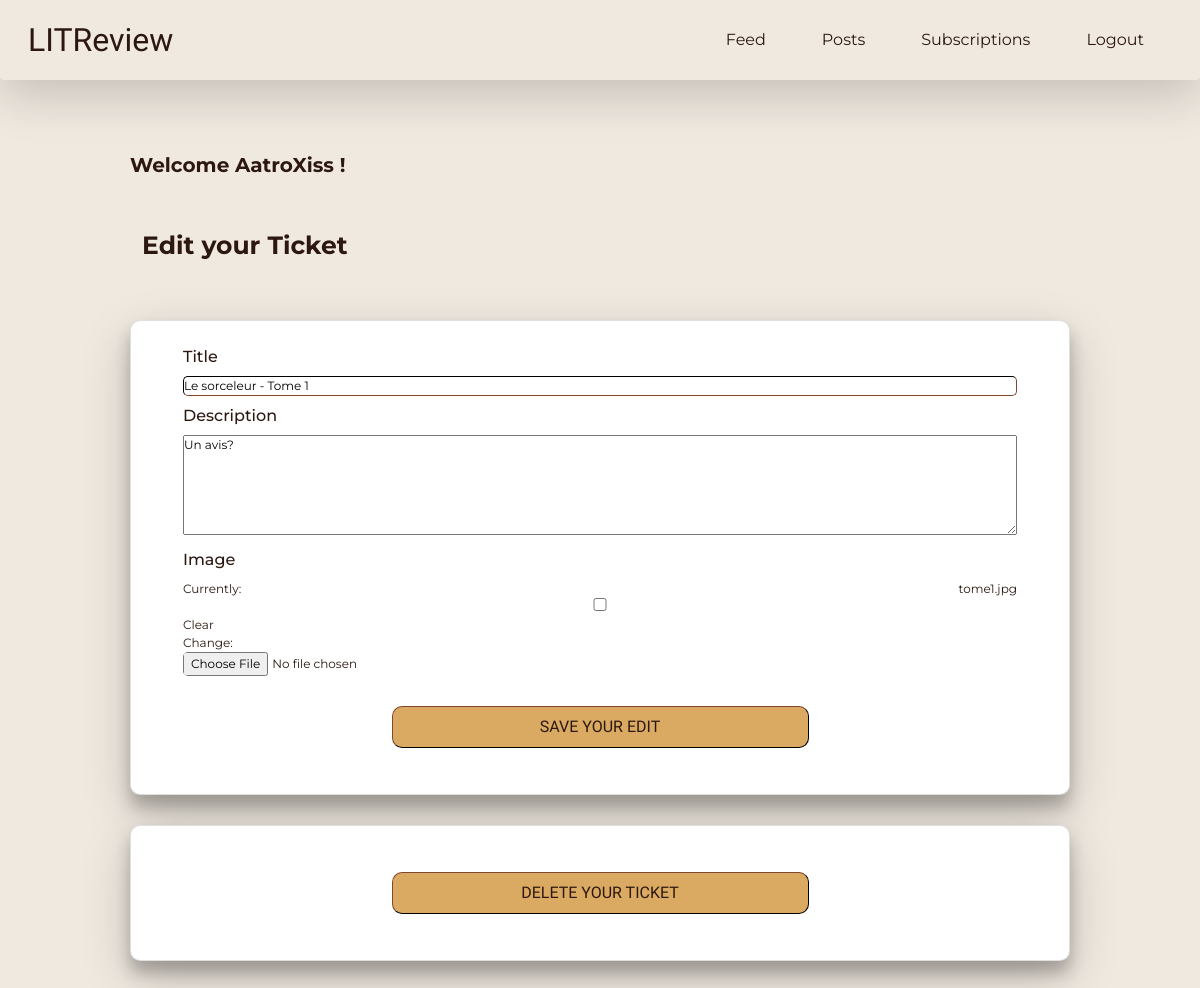
Screenshot of /10/edit_ticket (signed in) with the database file from the repository.
### authentication/models.py (models this page shows)
class User(AbstractUser):
    profile_photo = models.ImageField()

### app/models.py (models this page shows, shortened)
class Ticket(models.Model):
    title = models.CharField(max_length=128)
    description = models.TextField(max_length=2048, blank=True)
    user = models.ForeignKey(to=settings.AUTH_USER_MODEL,
                             on_delete=models.CASCADE)
    image = models.ImageField(null=True, blank=True)
    time_created = models.DateTimeField(auto_now_add=True)
    IMAGE_MAX_SIZE = (157, 250)

### app/views.py (the view, shortened to what this page needs)
# urls.py: path('<int:ticket_id>/edit_ticket', app.views.edit_ticket,
@login_required
def edit_ticket(request, ticket_id):
    ticket = get_object_or_404(Ticket, id=ticket_id)
    edit_ticket = TicketForm(instance=ticket)
    delete_ticket = DeleteTicketForm()
    print(request.POST)
    context = {
        'edit_ticket': edit_ticket,
        'delete_ticket': delete_ticket,
    }
    return render(request, 'app/edit_ticket.html', context=context)

### app/forms.py
class TicketForm(forms.ModelForm):
    edit_ticket = forms.BooleanField(widget=forms.HiddenInput(), initial=True)
    class Meta:
        model = models.Ticket
        fields = ['title', 'description', 'image']

class DeleteTicketForm(forms.Form):
    delete_ticket = forms.BooleanField(widget=forms.HiddenInput,
                                       initial=True)

### app/templates/app/edit_ticket.html (shortened to what this page needs)
{% extends 'base.html' %}
{% block content %}
<div class="container sub-container">
    <div class="row">
        <h2 class="card-headline">Edit your Ticket</h2>
    </div>
</div>
<div class="container sub-container">
    <div class="row">
        <div class="card card-sub">
            <div class="card-body">
                <form method="post" enctype="multipart/form-data">
                    <div class="container">
                        <h6>Title</h6>
                        {{ edit_ticket.title }}
                        <h6>Description</h6>
                        {{edit_ticket.description}}
                        <h6>Image</h6>
                        {{ edit_ticket.image }}
                    </div>
                    <div class="container center">
                        <button type="edit_ticket" class="btn-hp">Save your edit</button>
                    </div>
                </form>
            </div>
        </div>
    </div>
</div>
<div class="container">
    <div class="row">
        <div class="card card-sub">
            <div class="card-body">
                <form method="post">
                    <div class="container center">
                        <button type="delete_ticket" class="btn-hp">Delete your ticket </button>
                    </div>
                </form>
            </div>
        </div>
    </div>
</div>
{% endblock content %}

### templates/base.html (shortened to what this page needs)
<!DOCTYPE html>
<html lang="en">
<head>
    <link href="https://cdn.jsdelivr.net/npm/bootstrap@5.1.3/dist/css/bootstrap.min.css" rel="stylesheet">
    <link rel="stylesheet" href="https://cdnjs.cloudflare.com/ajax/libs/font-awesome/4.7.0/css/font-awesome.min.css">
    {% load static %}
    <link rel="stylesheet" type="text/css" href="{% static 'litreview/style.css' %}">
</head>
<body>
    <nav class="navbar navbar-expand-lg navbar-dark shadow-lg p-3 mb-5 rounded nav-main">
        <div class="container-fluid">
          <a class="navbar-brand nav-logo" href="{% url 'feed' %}">LITReview</a>
          {% if user.is_authenticated %}
          <div class="collapse navbar-collapse justify-content-end" id="navbarNav">
            <ul class="navbar-nav">
              <li class="nav-item">
                <a class="nav-link" href="{% url 'feed' %}">Feed</a>
              </li>
              <li class="nav-item">
                <a class="nav-link" href="{% url 'view_posts' %}">Posts</a>
              </li>
              <li class="nav-item">
                <a class="nav-link" href="{% url 'follow' %}">Subscriptions</a>
              </li>
              <li class="nav-item">
                <a class="nav-link" href="{% url 'logout' %}">Logout</a>
              </li>
            </ul>
          </div>
          {% endif %}
        </div>
      </nav>
      {% if user.is_authenticated %}
      <div class="container main-container">
        <div class="row">
          <p class="welcome-message">Welcome {{ request.user }} !</p>
        </div>
      {% endif %}
        {% block content %}{% endblock content%}
      </div>
</body>
</html>

### static/litreview/style.css (style rules this page uses)
:root { --dominant-color: #F0E9E0; --complementary-color: #2C1810; --accent-color: #64866E; --accent-color-2: #DAAA63; --white-color: #fff; --black-color: #000; --title-font: 'libre caslon text', serif; --body-font: 'montserrat', sans-serif; --title-font-size: 4.5rem; --large-font-size: 3rem; --medium-font-size: 2.5rem; --small-medium-font-size: 1.5rem; --body-font-size: 1rem; }
* { margin: 0; padding: 0; box-sizing: border-box; }
body { background: var(--dominant-color); }
input { width: 100%; border-radius: 5px; border-color: var(--complementary-color); border-width: 1px; }
h2 { font-family: var(--body-font); font-size: var(--small-medium-font-size); color: var(--complementary-color); margin: 0; padding: 0; margin-bottom: 10px !important; }
h6 { font-family: var(--body-font); font-size: var(--body-font-size); color: var(--complementary-color); margin: 0; padding: 0; margin-top: 10px !important; margin-bottom: 10px !important; text-align: left !important; }
p { font-family: var(--body-font); font-size: var(--body-font-size); color: var(--complementary-color); margin: 0; padding: 0; }
a { font-family: var(--body-font); text-decoration: none; color: var(--complementary-color); }
li { list-style: none; font-family: var(--body-font); color: var(--complementary-color); margin-left: 20px; margin-right: 20px; }
textarea { width: 100%; height: 100px; }

### static/litreview/navbar.css (style rules this page uses)
.nav-main { background-color: var(--dominant-color); position: fixed; top: 0; z-index: 10; display: flex; width: 100%; height: 80px; padding: 0 4%; align-items: center; }
.nav-logo { color: var(--complementary-color) !important; font-size: 2em; font-family: var(--title-font); }
.nav-link { color: var(--complementary-color) !important; }

### static/litreview/layout.css (style rules this page uses)
.main-container { margin-top: 150px; padding-left: 100px; padding-right: 100px; }
.welcome-message { font-size: 20px; font-family: var(--body-font); font-weight: bold; color: var(--complementary-color); }
.sub-container { margin-top: 50px; }
.center { display: flex; justify-content: center; align-items: center; }

### static/litreview/components.css (style rules this page uses)
.btn-hp { margin-top: 30px; margin-bottom: 30px; border-color: var(--complementary-color); border-width: 1px; border-radius: 10px; width: 50%; padding: 8px 18px; background-color: var(--accent-color-2); font-size: 16px; font-family: var(--title-font); color: var(--complementary-color); text-decoration: none; text-transform: uppercase; }
.card-sub { border-radius: 10px; box-shadow: 0 12px 16px 0 rgba(0,0,0,0.24), 0 17px 50px 0 rgba(0,0,0,0.19); background-color: var(--white-color); margin-bottom: 30px; }
.card-headline { font-size: 25px; font-family: var(--body-font); font-weight: bolder; color: var(--complementary-color); text-align: left; }
.card-body { font-size: 12px; font-family: var(--body-font); color: var(--complementary-color); text-align: justify; }

### rows the page displays
User: user "AatroXiss"
Ticket: title "Le sorceleur - Tome 1", description "Un avis?"
